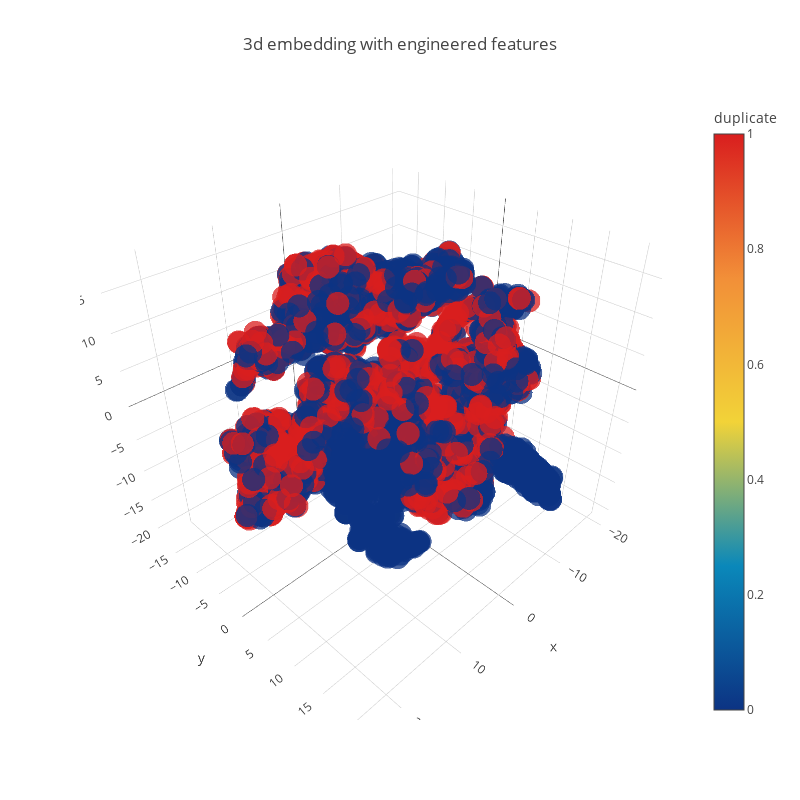

Source (notebook cell):
### Code cell
trace1 = go.Scatter3d(
    x=tsne3d[:,0],
    y=tsne3d[:,1],
    z=tsne3d[:,2],
    mode='markers',
    marker=dict(
        sizemode='diameter',
        color = y,
        colorscale = 'Portland',
        colorbar = dict(title = 'duplicate'),
        line=dict(color='rgb(255, 255, 255)'),
        opacity=0.75
    )
)

data=[trace1]
layout=dict(height=800, width=800, title='3d embedding with engineered features')
fig=dict(data=data, layout=layout)
py.iplot(fig, filename='3DBubble')

### Figure 1 — Plotly figure (JSON) as saved in the notebook; plotly's stock layout.template omitted (floating-point values rounded to 4 significant figures; data arrays with more than 128 entries replaced by an {"elided": "..."} marker saying what was removed)
{"data": [{"marker": {"color": {"elided": "5000 int values"}, "colorbar": {"title": {"text": "duplicate"}}, "colorscale": "Portland", "line": {"color": "rgb(255, 255, 255)"}, "opacity": 0.75, "sizemode": "diameter"}, "mode": "markers", "type": "scatter3d", "uid": "c27c7e62-9ea6-4b1f-a36a-e72b1ca6924b", "x": {"elided": "5000 float values"}, "y": {"elided": "5000 float values"}, "z": {"elided": "5000 float values"}}], "layout": {"height": 800, "title": {"text": "3d embedding with engineered features"}, "width": 800}}
